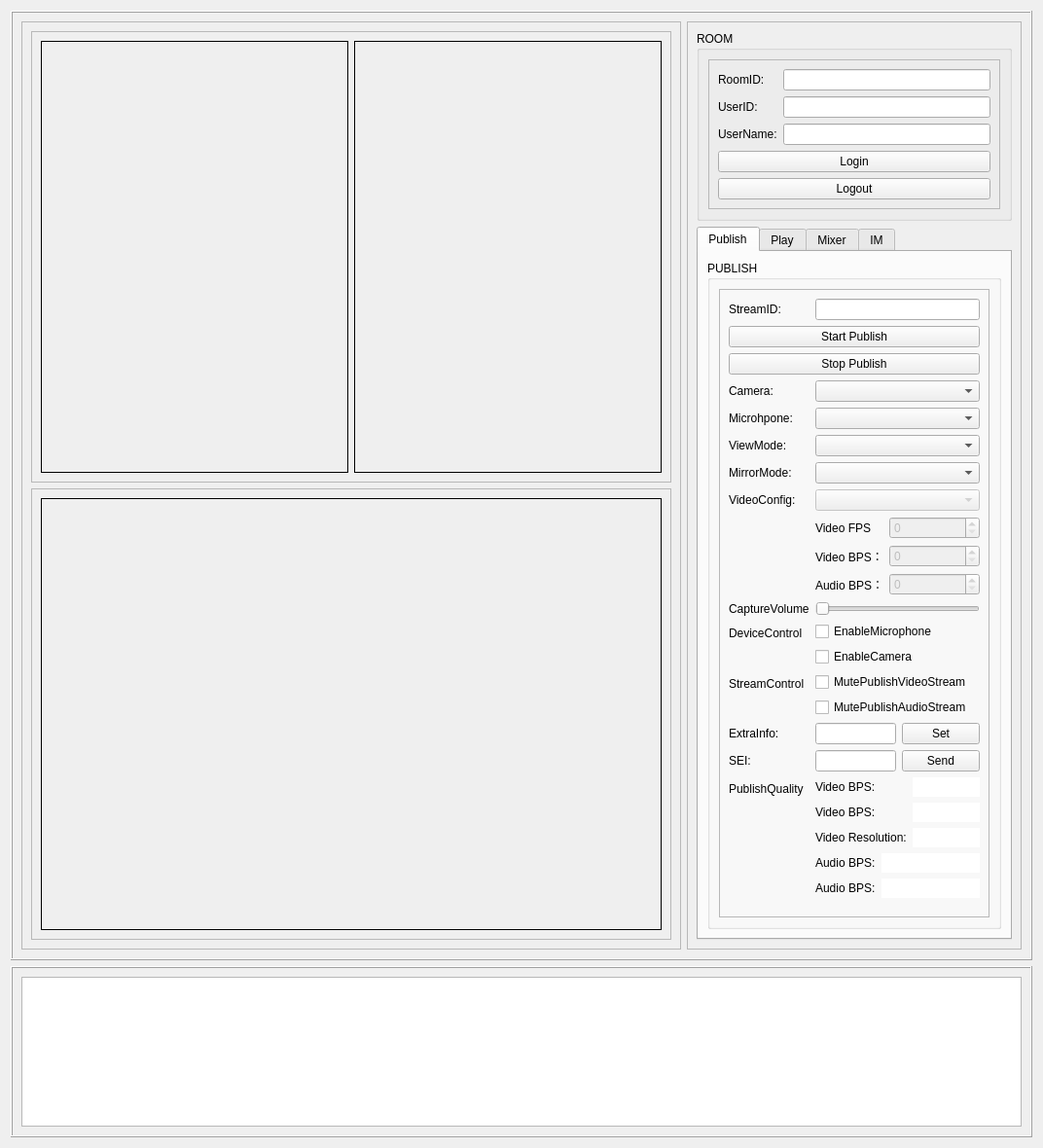
<?xml version="1.0" encoding="UTF-8"?>
<ui version="4.0">
 <class>ZegoApiMonkeyDemo</class>
 <widget class="QWidget" name="ZegoApiMonkeyDemo">
  <property name="geometry">
   <rect>
    <x>0</x>
    <y>0</y>
    <width>1072</width>
    <height>1180</height>
   </rect>
  </property>
  <property name="windowTitle">
   <string>Form</string>
  </property>
  <layout class="QVBoxLayout" name="verticalLayout_3" stretch="3,1">
   <item>
    <widget class="QFrame" name="frame">
     <property name="frameShape">
      <enum>QFrame::Box</enum>
     </property>
     <property name="frameShadow">
      <enum>QFrame::Raised</enum>
     </property>
     <layout class="QHBoxLayout" name="horizontalLayout" stretch="2,1">
      <item>
       <widget class="QFrame" name="frame_6">
        <property name="frameShape">
         <enum>QFrame::StyledPanel</enum>
        </property>
        <property name="frameShadow">
         <enum>QFrame::Raised</enum>
        </property>
        <layout class="QVBoxLayout" name="verticalLayout_6">
         <item>
          <widget class="QFrame" name="frame_7">
           <property name="frameShape">
            <enum>QFrame::StyledPanel</enum>
           </property>
           <property name="frameShadow">
            <enum>QFrame::Raised</enum>
           </property>
           <layout class="QHBoxLayout" name="horizontalLayout_2">
            <item>
             <widget class="QFrame" name="frame_local_video">
              <property name="sizePolicy">
               <sizepolicy hsizetype="Preferred" vsizetype="Expanding">
                <horstretch>0</horstretch>
                <verstretch>0</verstretch>
               </sizepolicy>
              </property>
              <property name="frameShape">
               <enum>QFrame::Box</enum>
              </property>
             </widget>
            </item>
            <item>
             <widget class="QFrame" name="frame_remote_video">
              <property name="sizePolicy">
               <sizepolicy hsizetype="Preferred" vsizetype="Expanding">
                <horstretch>0</horstretch>
                <verstretch>0</verstretch>
               </sizepolicy>
              </property>
              <property name="frameShape">
               <enum>QFrame::Box</enum>
              </property>
             </widget>
            </item>
           </layout>
          </widget>
         </item>
         <item>
          <widget class="QFrame" name="frame_8">
           <property name="frameShape">
            <enum>QFrame::StyledPanel</enum>
           </property>
           <property name="frameShadow">
            <enum>QFrame::Raised</enum>
           </property>
           <layout class="QHBoxLayout" name="horizontalLayout_3">
            <item>
             <widget class="QFrame" name="frame_mixer_video">
              <property name="sizePolicy">
               <sizepolicy hsizetype="Preferred" vsizetype="Expanding">
                <horstretch>0</horstretch>
                <verstretch>0</verstretch>
               </sizepolicy>
              </property>
              <property name="frameShape">
               <enum>QFrame::Box</enum>
              </property>
             </widget>
            </item>
           </layout>
          </widget>
         </item>
        </layout>
       </widget>
      </item>
      <item>
       <widget class="QFrame" name="frame_2">
        <property name="maximumSize">
         <size>
          <width>16777215</width>
          <height>16777215</height>
         </size>
        </property>
        <property name="frameShape">
         <enum>QFrame::StyledPanel</enum>
        </property>
        <property name="frameShadow">
         <enum>QFrame::Raised</enum>
        </property>
        <layout class="QVBoxLayout" name="verticalLayout_14">
         <item>
          <widget class="QGroupBox" name="groupBox">
           <property name="title">
            <string>ROOM</string>
           </property>
           <layout class="QHBoxLayout" name="horizontalLayout_4">
            <item>
             <widget class="QFrame" name="frame_4">
              <property name="frameShape">
               <enum>QFrame::StyledPanel</enum>
              </property>
              <property name="frameShadow">
               <enum>QFrame::Raised</enum>
              </property>
              <layout class="QFormLayout" name="formLayout">
               <item row="0" column="0">
                <widget class="QLabel" name="label_21">
                 <property name="text">
                  <string>RoomID:</string>
                 </property>
                </widget>
               </item>
               <item row="0" column="1">
                <widget class="QLineEdit" name="lineEdit_roomID">
                 <property name="sizePolicy">
                  <sizepolicy hsizetype="Preferred" vsizetype="Preferred">
                   <horstretch>0</horstretch>
                   <verstretch>0</verstretch>
                  </sizepolicy>
                 </property>
                </widget>
               </item>
               <item row="2" column="0">
                <widget class="QLabel" name="label_22">
                 <property name="text">
                  <string>UserName:</string>
                 </property>
                </widget>
               </item>
               <item row="2" column="1">
                <widget class="QLineEdit" name="lineEdit_userName">
                 <property name="sizePolicy">
                  <sizepolicy hsizetype="Preferred" vsizetype="Preferred">
                   <horstretch>0</horstretch>
                   <verstretch>0</verstretch>
                  </sizepolicy>
                 </property>
                </widget>
               </item>
               <item row="6" column="0" colspan="2">
                <widget class="QPushButton" name="pushButton_login">
                 <property name="sizePolicy">
                  <sizepolicy hsizetype="Preferred" vsizetype="Preferred">
                   <horstretch>0</horstretch>
                   <verstretch>0</verstretch>
                  </sizepolicy>
                 </property>
                 <property name="text">
                  <string>Login</string>
                 </property>
                </widget>
               </item>
               <item row="7" column="0" colspan="2">
                <widget class="QPushButton" name="pushButton_logout">
                 <property name="sizePolicy">
                  <sizepolicy hsizetype="Preferred" vsizetype="Preferred">
                   <horstretch>0</horstretch>
                   <verstretch>0</verstretch>
                  </sizepolicy>
                 </property>
                 <property name="text">
                  <string>Logout</string>
                 </property>
                </widget>
               </item>
               <item row="1" column="1">
                <widget class="QLineEdit" name="lineEdit_userID">
                 <property name="sizePolicy">
                  <sizepolicy hsizetype="Preferred" vsizetype="Preferred">
                   <horstretch>0</horstretch>
                   <verstretch>0</verstretch>
                  </sizepolicy>
                 </property>
                </widget>
               </item>
               <item row="1" column="0">
                <widget class="QLabel" name="label_23">
                 <property name="text">
                  <string>UserID:</string>
                 </property>
                </widget>
               </item>
              </layout>
             </widget>
            </item>
           </layout>
          </widget>
         </item>
         <item>
          <widget class="QTabWidget" name="tabWidget">
           <property name="currentIndex">
            <number>0</number>
           </property>
           <widget class="QWidget" name="tab">
            <attribute name="title">
             <string>Publish</string>
            </attribute>
            <layout class="QVBoxLayout" name="verticalLayout">
             <item>
              <widget class="QGroupBox" name="groupBox_2">
               <property name="title">
                <string>PUBLISH</string>
               </property>
               <layout class="QHBoxLayout" name="horizontalLayout_5">
                <item>
                 <widget class="QFrame" name="frame_3">
                  <property name="frameShape">
                   <enum>QFrame::StyledPanel</enum>
                  </property>
                  <property name="frameShadow">
                   <enum>QFrame::Raised</enum>
                  </property>
                  <layout class="QFormLayout" name="formLayout_2">
                   <item row="3" column="0">
                    <widget class="QLabel" name="label_4">
                     <property name="text">
                      <string>Camera:</string>
                     </property>
                    </widget>
                   </item>
                   <item row="3" column="1">
                    <widget class="QComboBox" name="comboBox_camera">
                     <property name="sizePolicy">
                      <sizepolicy hsizetype="Preferred" vsizetype="Preferred">
                       <horstretch>0</horstretch>
                       <verstretch>0</verstretch>
                      </sizepolicy>
                     </property>
                     <property name="maximumSize">
                      <size>
                       <width>16777215</width>
                       <height>16777215</height>
                      </size>
                     </property>
                    </widget>
                   </item>
                   <item row="4" column="0">
                    <widget class="QLabel" name="label_3">
                     <property name="text">
                      <string>Microhpone:</string>
                     </property>
                    </widget>
                   </item>
                   <item row="4" column="1">
                    <widget class="QComboBox" name="comboBox_microphone">
                     <property name="sizePolicy">
                      <sizepolicy hsizetype="Preferred" vsizetype="Preferred">
                       <horstretch>0</horstretch>
                       <verstretch>0</verstretch>
                      </sizepolicy>
                     </property>
                     <property name="maximumSize">
                      <size>
                       <width>16777215</width>
                       <height>16777215</height>
                      </size>
                     </property>
                    </widget>
                   </item>
                   <item row="5" column="0">
                    <widget class="QLabel" name="label_5">
                     <property name="text">
                      <string>ViewMode:</string>
                     </property>
                    </widget>
                   </item>
                   <item row="5" column="1">
                    <widget class="QComboBox" name="comboBox_viewmode">
                     <property name="sizePolicy">
                      <sizepolicy hsizetype="Preferred" vsizetype="Preferred">
                       <horstretch>0</horstretch>
                       <verstretch>0</verstretch>
                      </sizepolicy>
                     </property>
                     <property name="maximumSize">
                      <size>
                       <width>16777215</width>
                       <height>16777215</height>
                      </size>
                     </property>
                    </widget>
                   </item>
                   <item row="6" column="0">
                    <widget class="QLabel" name="label_9">
                     <property name="text">
                      <string>MirrorMode:</string>
                     </property>
                    </widget>
                   </item>
                   <item row="6" column="1">
                    <widget class="QComboBox" name="comboBox_mirrormode">
                     <property name="sizePolicy">
                      <sizepolicy hsizetype="Preferred" vsizetype="Preferred">
                       <horstretch>0</horstretch>
                       <verstretch>0</verstretch>
                      </sizepolicy>
                     </property>
                     <property name="maximumSize">
                      <size>
                       <width>16777215</width>
                       <height>16777215</height>
                      </size>
                     </property>
                    </widget>
                   </item>
                   <item row="7" column="0">
                    <widget class="QLabel" name="label_11">
                     <property name="text">
                      <string>VideoConfig:</string>
                     </property>
                    </widget>
                   </item>
                   <item row="7" column="1">
                    <widget class="QComboBox" name="comboBox_videoConfig">
                     <property name="enabled">
                      <bool>false</bool>
                     </property>
                     <property name="sizePolicy">
                      <sizepolicy hsizetype="Preferred" vsizetype="Preferred">
                       <horstretch>0</horstretch>
                       <verstretch>0</verstretch>
                      </sizepolicy>
                     </property>
                     <property name="maximumSize">
                      <size>
                       <width>16777215</width>
                       <height>16777215</height>
                      </size>
                     </property>
                    </widget>
                   </item>
                   <item row="9" column="1">
                    <layout class="QFormLayout" name="formLayout_5">
                     <item row="0" column="0">
                      <widget class="QLabel" name="label_15">
                       <property name="text">
                        <string>Video FPS</string>
                       </property>
                      </widget>
                     </item>
                     <item row="0" column="1">
                      <widget class="QSpinBox" name="spinBox_videoFPS">
                       <property name="enabled">
                        <bool>false</bool>
                       </property>
                      </widget>
                     </item>
                     <item row="1" column="0">
                      <widget class="QLabel" name="label_18">
                       <property name="text">
                        <string>Video BPS：</string>
                       </property>
                      </widget>
                     </item>
                     <item row="1" column="1">
                      <widget class="QSpinBox" name="spinBox_videoBPS">
                       <property name="enabled">
                        <bool>false</bool>
                       </property>
                       <property name="maximum">
                        <number>10000000</number>
                       </property>
                      </widget>
                     </item>
                     <item row="2" column="0">
                      <widget class="QLabel" name="label_19">
                       <property name="text">
                        <string>Audio BPS：</string>
                       </property>
                      </widget>
                     </item>
                     <item row="2" column="1">
                      <widget class="QSpinBox" name="spinBox_audioBPS">
                       <property name="enabled">
                        <bool>false</bool>
                       </property>
                       <property name="maximum">
                        <number>10000000</number>
                       </property>
                      </widget>
                     </item>
                    </layout>
                   </item>
                   <item row="10" column="0">
                    <widget class="QLabel" name="label_12">
                     <property name="text">
                      <string>CaptureVolume</string>
                     </property>
                    </widget>
                   </item>
                   <item row="10" column="1">
                    <widget class="QSlider" name="slider_captureVolume">
                     <property name="sizePolicy">
                      <sizepolicy hsizetype="Preferred" vsizetype="Preferred">
                       <horstretch>0</horstretch>
                       <verstretch>0</verstretch>
                      </sizepolicy>
                     </property>
                     <property name="maximum">
                      <number>100</number>
                     </property>
                     <property name="orientation">
                      <enum>Qt::Horizontal</enum>
                     </property>
                    </widget>
                   </item>
                   <item row="11" column="0">
                    <widget class="QLabel" name="label_14">
                     <property name="text">
                      <string>DeviceControl</string>
                     </property>
                    </widget>
                   </item>
                   <item row="11" column="1">
                    <layout class="QVBoxLayout" name="verticalLayout_4">
                     <item>
                      <widget class="QCheckBox" name="checkBox_enableMicrophone">
                       <property name="text">
                        <string>EnableMicrophone</string>
                       </property>
                      </widget>
                     </item>
                     <item>
                      <widget class="QCheckBox" name="checkBox_enableCamera">
                       <property name="text">
                        <string>EnableCamera</string>
                       </property>
                      </widget>
                     </item>
                    </layout>
                   </item>
                   <item row="12" column="0">
                    <widget class="QLabel" name="label_10">
                     <property name="text">
                      <string>StreamControl</string>
                     </property>
                    </widget>
                   </item>
                   <item row="12" column="1">
                    <layout class="QVBoxLayout" name="verticalLayout_5">
                     <item>
                      <widget class="QCheckBox" name="checkBox_mutePublishStreamVideo">
                       <property name="text">
                        <string>MutePublishVideoStream</string>
                       </property>
                      </widget>
                     </item>
                     <item>
                      <widget class="QCheckBox" name="checkBox_mutePublishStreamAudio">
                       <property name="text">
                        <string>MutePublishAudioStream</string>
                       </property>
                      </widget>
                     </item>
                    </layout>
                   </item>
                   <item row="15" column="0">
                    <widget class="QLabel" name="label_13">
                     <property name="text">
                      <string>PublishQuality</string>
                     </property>
                    </widget>
                   </item>
                   <item row="15" column="1">
                    <layout class="QFormLayout" name="formLayout_3">
                     <item row="0" column="0">
                      <widget class="QLabel" name="label_8">
                       <property name="text">
                        <string>Video BPS:</string>
                       </property>
                      </widget>
                     </item>
                     <item row="0" column="1">
                      <widget class="QLineEdit" name="lineEdit_videoFPS">
                       <property name="frame">
                        <bool>false</bool>
                       </property>
                       <property name="readOnly">
                        <bool>true</bool>
                       </property>
                      </widget>
                     </item>
                     <item row="1" column="0">
                      <widget class="QLabel" name="label_7">
                       <property name="text">
                        <string>Video BPS:</string>
                       </property>
                      </widget>
                     </item>
                     <item row="1" column="1">
                      <widget class="QLineEdit" name="lineEdit_videoBPS">
                       <property name="frame">
                        <bool>false</bool>
                       </property>
                       <property name="readOnly">
                        <bool>true</bool>
                       </property>
                      </widget>
                     </item>
                     <item row="2" column="0">
                      <widget class="QLabel" name="label_16">
                       <property name="text">
                        <string>Video Resolution:</string>
                       </property>
                      </widget>
                     </item>
                     <item row="2" column="1">
                      <widget class="QLineEdit" name="lineEdit_resolution">
                       <property name="frame">
                        <bool>false</bool>
                       </property>
                       <property name="readOnly">
                        <bool>true</bool>
                       </property>
                      </widget>
                     </item>
                    </layout>
                   </item>
                   <item row="16" column="1">
                    <layout class="QFormLayout" name="formLayout_4">
                     <item row="0" column="0">
                      <widget class="QLabel" name="label_17">
                       <property name="text">
                        <string>Audio BPS:</string>
                       </property>
                      </widget>
                     </item>
                     <item row="0" column="1">
                      <widget class="QLineEdit" name="lineEdit_audioFPS">
                       <property name="frame">
                        <bool>false</bool>
                       </property>
                       <property name="readOnly">
                        <bool>true</bool>
                       </property>
                      </widget>
                     </item>
                     <item row="1" column="0">
                      <widget class="QLabel" name="label_20">
                       <property name="text">
                        <string>Audio BPS:</string>
                       </property>
                      </widget>
                     </item>
                     <item row="1" column="1">
                      <widget class="QLineEdit" name="lineEdit_audioBPS">
                       <property name="frame">
                        <bool>false</bool>
                       </property>
                       <property name="readOnly">
                        <bool>true</bool>
                       </property>
                      </widget>
                     </item>
                    </layout>
                   </item>
                   <item row="0" column="0">
                    <widget class="QLabel" name="label_34">
                     <property name="text">
                      <string>StreamID:</string>
                     </property>
                    </widget>
                   </item>
                   <item row="0" column="1">
                    <widget class="QLineEdit" name="lineEdit_publish_streamID"/>
                   </item>
                   <item row="1" column="0" colspan="2">
                    <widget class="QPushButton" name="pushButton_start_publish">
                     <property name="text">
                      <string>Start Publish</string>
                     </property>
                    </widget>
                   </item>
                   <item row="2" column="0" colspan="2">
                    <widget class="QPushButton" name="pushButton_stop_publish">
                     <property name="text">
                      <string>Stop Publish</string>
                     </property>
                    </widget>
                   </item>
                   <item row="13" column="0">
                    <widget class="QLabel" name="label">
                     <property name="text">
                      <string>ExtraInfo:</string>
                     </property>
                    </widget>
                   </item>
                   <item row="14" column="0">
                    <widget class="QLabel" name="label_24">
                     <property name="text">
                      <string>SEI:</string>
                     </property>
                    </widget>
                   </item>
                   <item row="13" column="1">
                    <layout class="QHBoxLayout" name="horizontalLayout_10">
                     <item>
                      <widget class="QLineEdit" name="lineEdit_setExtraInfo"/>
                     </item>
                     <item>
                      <widget class="QPushButton" name="pushButton_setExtraInfo">
                       <property name="text">
                        <string>Set</string>
                       </property>
                      </widget>
                     </item>
                    </layout>
                   </item>
                   <item row="14" column="1">
                    <layout class="QHBoxLayout" name="horizontalLayout_11">
                     <item>
                      <widget class="QLineEdit" name="lineEdit_sendSEI"/>
                     </item>
                     <item>
                      <widget class="QPushButton" name="pushButton_sendSEI">
                       <property name="text">
                        <string>Send</string>
                       </property>
                      </widget>
                     </item>
                    </layout>
                   </item>
                  </layout>
                 </widget>
                </item>
               </layout>
              </widget>
             </item>
            </layout>
           </widget>
           <widget class="QWidget" name="tab_4">
            <attribute name="title">
             <string>Play</string>
            </attribute>
            <layout class="QVBoxLayout" name="verticalLayout_15">
             <item>
              <widget class="QGroupBox" name="groupBox_3">
               <property name="title">
                <string>PLAY</string>
               </property>
               <layout class="QHBoxLayout" name="horizontalLayout_6">
                <item>
                 <widget class="QFrame" name="frame_9">
                  <property name="frameShape">
                   <enum>QFrame::StyledPanel</enum>
                  </property>
                  <property name="frameShadow">
                   <enum>QFrame::Raised</enum>
                  </property>
                  <layout class="QFormLayout" name="formLayout_6">
                   <item row="0" column="0">
                    <widget class="QLabel" name="label_35">
                     <property name="text">
                      <string>StreamID:</string>
                     </property>
                    </widget>
                   </item>
                   <item row="0" column="1">
                    <widget class="QLineEdit" name="lineEdit_play_streamID"/>
                   </item>
                   <item row="1" column="0" colspan="2">
                    <widget class="QPushButton" name="pushButton_start_play">
                     <property name="text">
                      <string>Start Play</string>
                     </property>
                    </widget>
                   </item>
                   <item row="2" column="0" colspan="2">
                    <widget class="QPushButton" name="pushButton_stop_play">
                     <property name="text">
                      <string>Stop Play</string>
                     </property>
                    </widget>
                   </item>
                   <item row="3" column="0">
                    <widget class="QLabel" name="label_6">
                     <property name="text">
                      <string>AudioOutputDevice:</string>
                     </property>
                    </widget>
                   </item>
                   <item row="3" column="1">
                    <widget class="QComboBox" name="comboBox_audioOutputDevice">
                     <property name="sizePolicy">
                      <sizepolicy hsizetype="Preferred" vsizetype="Preferred">
                       <horstretch>0</horstretch>
                       <verstretch>0</verstretch>
                      </sizepolicy>
                     </property>
                     <property name="maximumSize">
                      <size>
                       <width>16777215</width>
                       <height>16777215</height>
                      </size>
                     </property>
                    </widget>
                   </item>
                   <item row="4" column="0">
                    <widget class="QLabel" name="label_25">
                     <property name="text">
                      <string>PlayVolume</string>
                     </property>
                    </widget>
                   </item>
                   <item row="4" column="1">
                    <widget class="QSlider" name="slider_playVolume">
                     <property name="sizePolicy">
                      <sizepolicy hsizetype="Preferred" vsizetype="Preferred">
                       <horstretch>0</horstretch>
                       <verstretch>0</verstretch>
                      </sizepolicy>
                     </property>
                     <property name="maximum">
                      <number>100</number>
                     </property>
                     <property name="orientation">
                      <enum>Qt::Horizontal</enum>
                     </property>
                    </widget>
                   </item>
                   <item row="5" column="0">
                    <widget class="QLabel" name="label_26">
                     <property name="text">
                      <string>StreamControl:</string>
                     </property>
                    </widget>
                   </item>
                   <item row="5" column="1">
                    <layout class="QVBoxLayout" name="verticalLayout_7">
                     <item>
                      <widget class="QCheckBox" name="checkBox_mutePlayStreamVideo">
                       <property name="text">
                        <string>MutePlayVideoStream</string>
                       </property>
                      </widget>
                     </item>
                     <item>
                      <widget class="QCheckBox" name="checkBox_mutePlayStreamAudio">
                       <property name="text">
                        <string>MutePlayAudioStream</string>
                       </property>
                      </widget>
                     </item>
                    </layout>
                   </item>
                   <item row="6" column="0">
                    <widget class="QLabel" name="label_27">
                     <property name="text">
                      <string>PlayQuality:</string>
                     </property>
                    </widget>
                   </item>
                   <item row="6" column="1">
                    <layout class="QFormLayout" name="formLayout_7">
                     <item row="0" column="0">
                      <widget class="QLabel" name="label_28">
                       <property name="text">
                        <string>Video FPS:</string>
                       </property>
                      </widget>
                     </item>
                     <item row="0" column="1">
                      <widget class="QLineEdit" name="lineEdit_videoFPS_2">
                       <property name="frame">
                        <bool>false</bool>
                       </property>
                       <property name="readOnly">
                        <bool>true</bool>
                       </property>
                      </widget>
                     </item>
                     <item row="1" column="0">
                      <widget class="QLabel" name="label_29">
                       <property name="text">
                        <string>Video BPS:</string>
                       </property>
                      </widget>
                     </item>
                     <item row="1" column="1">
                      <widget class="QLineEdit" name="lineEdit_videoBPS_2">
                       <property name="frame">
                        <bool>false</bool>
                       </property>
                       <property name="readOnly">
                        <bool>true</bool>
                       </property>
                      </widget>
                     </item>
                     <item row="2" column="0">
                      <widget class="QLabel" name="label_30">
                       <property name="text">
                        <string>Video Resulution:</string>
                       </property>
                      </widget>
                     </item>
                     <item row="2" column="1">
                      <widget class="QLineEdit" name="lineEdit_resolution_2">
                       <property name="frame">
                        <bool>false</bool>
                       </property>
                       <property name="readOnly">
                        <bool>true</bool>
                       </property>
                      </widget>
                     </item>
                    </layout>
                   </item>
                   <item row="7" column="1">
                    <layout class="QFormLayout" name="formLayout_8">
                     <item row="0" column="0">
                      <widget class="QLabel" name="label_31">
                       <property name="text">
                        <string>Audio FPS:</string>
                       </property>
                      </widget>
                     </item>
                     <item row="0" column="1">
                      <widget class="QLineEdit" name="lineEdit_audioFPS_2">
                       <property name="frame">
                        <bool>false</bool>
                       </property>
                       <property name="readOnly">
                        <bool>true</bool>
                       </property>
                      </widget>
                     </item>
                     <item row="1" column="0">
                      <widget class="QLabel" name="label_32">
                       <property name="text">
                        <string>Audio BPS:</string>
                       </property>
                      </widget>
                     </item>
                     <item row="1" column="1">
                      <widget class="QLineEdit" name="lineEdit_audioBPS_2">
                       <property name="frame">
                        <bool>false</bool>
                       </property>
                       <property name="readOnly">
                        <bool>true</bool>
                       </property>
                      </widget>
                     </item>
                    </layout>
                   </item>
                  </layout>
                 </widget>
                </item>
               </layout>
              </widget>
             </item>
            </layout>
           </widget>
           <widget class="QWidget" name="tab_2">
            <attribute name="title">
             <string>Mixer</string>
            </attribute>
            <layout class="QHBoxLayout" name="horizontalLayout_8">
             <item>
              <widget class="QGroupBox" name="groupBox_4">
               <property name="title">
                <string>MIXER</string>
               </property>
               <layout class="QHBoxLayout" name="horizontalLayout_7">
                <item>
                 <widget class="QFrame" name="frame_10">
                  <property name="frameShape">
                   <enum>QFrame::StyledPanel</enum>
                  </property>
                  <property name="frameShadow">
                   <enum>QFrame::Raised</enum>
                  </property>
                  <layout class="QVBoxLayout" name="verticalLayout_9">
                   <item>
                    <widget class="QLabel" name="label_2">
                     <property name="text">
                      <string>TaskContent:</string>
                     </property>
                    </widget>
                   </item>
                   <item>
                    <widget class="QTextEdit" name="textEdit_mixer_taskContent">
                     <property name="minimumSize">
                      <size>
                       <width>0</width>
                       <height>500</height>
                      </size>
                     </property>
                    </widget>
                   </item>
                   <item>
                    <widget class="QLabel" name="label_36">
                     <property name="text">
                      <string>TaskID:</string>
                     </property>
                    </widget>
                   </item>
                   <item>
                    <widget class="QLineEdit" name="lineEdit_mixer_taskID"/>
                   </item>
                   <item>
                    <widget class="QPushButton" name="pushButton_start_mixer_task">
                     <property name="text">
                      <string>Start Task</string>
                     </property>
                    </widget>
                   </item>
                   <item>
                    <widget class="QPushButton" name="pushButton_stop_mixer_task">
                     <property name="text">
                      <string>Stop Task</string>
                     </property>
                    </widget>
                   </item>
                  </layout>
                 </widget>
                </item>
               </layout>
              </widget>
             </item>
            </layout>
           </widget>
           <widget class="QWidget" name="tab_3">
            <attribute name="title">
             <string>IM</string>
            </attribute>
            <layout class="QVBoxLayout" name="verticalLayout_11">
             <item>
              <widget class="QGroupBox" name="groupBox_5">
               <property name="title">
                <string>IM</string>
               </property>
               <layout class="QHBoxLayout" name="horizontalLayout_9">
                <item>
                 <widget class="QFrame" name="frame_11">
                  <property name="frameShape">
                   <enum>QFrame::StyledPanel</enum>
                  </property>
                  <property name="frameShadow">
                   <enum>QFrame::Raised</enum>
                  </property>
                  <layout class="QVBoxLayout" name="verticalLayout_10">
                   <item>
                    <widget class="QTextEdit" name="textEdit_im_panel">
                     <property name="minimumSize">
                      <size>
                       <width>0</width>
                       <height>0</height>
                      </size>
                     </property>
                    </widget>
                   </item>
                   <item>
                    <widget class="QGroupBox" name="groupBox_6">
                     <property name="title">
                      <string>Broadcast Message</string>
                     </property>
                     <layout class="QVBoxLayout" name="verticalLayout_12">
                      <item>
                       <widget class="QTextEdit" name="textEdit_sendBroadcastMessage"/>
                      </item>
                      <item>
                       <widget class="QPushButton" name="pushButton_sendBroadcastMessage">
                        <property name="text">
                         <string>Send Broadcast Message</string>
                        </property>
                       </widget>
                      </item>
                     </layout>
                    </widget>
                   </item>
                   <item>
                    <widget class="QGroupBox" name="groupBox_7">
                     <property name="title">
                      <string>Custom Command</string>
                     </property>
                     <layout class="QVBoxLayout" name="verticalLayout_13">
                      <item>
                       <widget class="QTextEdit" name="textEdit_sendCustomCommad"/>
                      </item>
                      <item>
                       <widget class="QPushButton" name="pushButton_sendCustomCommand">
                        <property name="text">
                         <string>Send Custom Command</string>
                        </property>
                       </widget>
                      </item>
                     </layout>
                    </widget>
                   </item>
                  </layout>
                 </widget>
                </item>
               </layout>
              </widget>
             </item>
            </layout>
           </widget>
          </widget>
         </item>
        </layout>
       </widget>
      </item>
     </layout>
    </widget>
   </item>
   <item>
    <widget class="QFrame" name="frame_5">
     <property name="sizePolicy">
      <sizepolicy hsizetype="Preferred" vsizetype="Preferred">
       <horstretch>0</horstretch>
       <verstretch>0</verstretch>
      </sizepolicy>
     </property>
     <property name="minimumSize">
      <size>
       <width>300</width>
       <height>0</height>
      </size>
     </property>
     <property name="maximumSize">
      <size>
       <width>16777215</width>
       <height>16777215</height>
      </size>
     </property>
     <property name="frameShape">
      <enum>QFrame::Box</enum>
     </property>
     <property name="frameShadow">
      <enum>QFrame::Raised</enum>
     </property>
     <layout class="QVBoxLayout" name="verticalLayout_2">
      <item>
       <widget class="QTextEdit" name="textEdit_log">
        <property name="html">
         <string>&lt;!DOCTYPE HTML PUBLIC &quot;-//W3C//DTD HTML 4.0//EN&quot; &quot;http://www.w3.org/TR/REC-html40/strict.dtd&quot;&gt;
&lt;html&gt;&lt;head&gt;&lt;meta name=&quot;qrichtext&quot; content=&quot;1&quot; /&gt;&lt;style type=&quot;text/css&quot;&gt;
p, li { white-space: pre-wrap; }
&lt;/style&gt;&lt;/head&gt;&lt;body style=&quot; font-family:'SimSun'; font-size:9pt; font-weight:400; font-style:normal;&quot;&gt;
&lt;p style=&quot;-qt-paragraph-type:empty; margin-top:0px; margin-bottom:0px; margin-left:0px; margin-right:0px; -qt-block-indent:0; text-indent:0px;&quot;&gt;&lt;br /&gt;&lt;/p&gt;&lt;/body&gt;&lt;/html&gt;</string>
        </property>
       </widget>
      </item>
     </layout>
    </widget>
   </item>
  </layout>
 </widget>
 <resources/>
 <connections/>
</ui>
